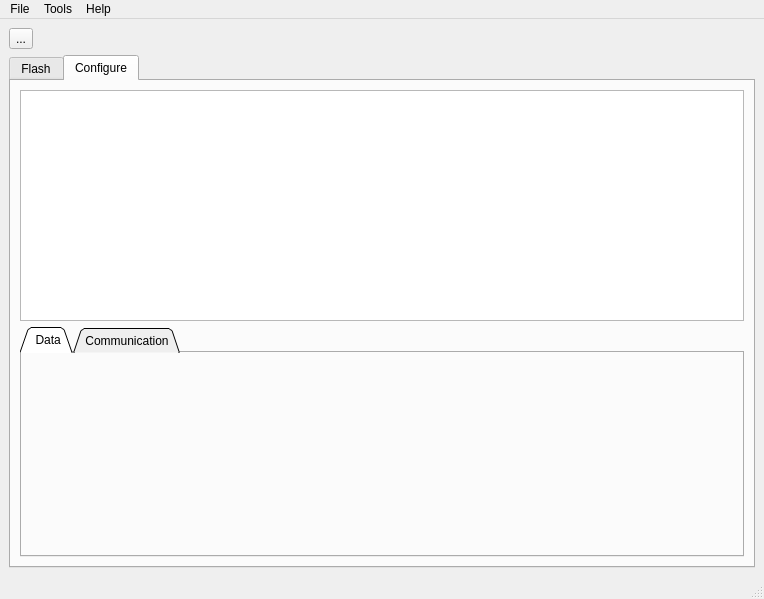
<?xml version="1.0" encoding="UTF-8"?>
<ui version="4.0">
 <class>MainWindow</class>
 <widget class="QMainWindow" name="MainWindow">
  <property name="geometry">
   <rect>
    <x>0</x>
    <y>0</y>
    <width>764</width>
    <height>599</height>
   </rect>
  </property>
  <property name="windowTitle">
   <string>MainWindow</string>
  </property>
  <widget class="QWidget" name="centralwidget">
   <layout class="QGridLayout" name="gridLayout">
    <item row="2" column="0">
     <widget class="QTabWidget" name="tabWgt_main">
      <property name="tabShape">
       <enum>QTabWidget::Rounded</enum>
      </property>
      <property name="currentIndex">
       <number>1</number>
      </property>
      <property name="elideMode">
       <enum>Qt::ElideLeft</enum>
      </property>
      <widget class="QWidget" name="tab_Flash">
       <attribute name="title">
        <string>Flash</string>
       </attribute>
       <layout class="QGridLayout" name="gridLayout_3">
        <item row="1" column="0">
         <spacer name="verticalSpacer_2">
          <property name="orientation">
           <enum>Qt::Vertical</enum>
          </property>
          <property name="sizeType">
           <enum>QSizePolicy::Preferred</enum>
          </property>
          <property name="sizeHint" stdset="0">
           <size>
            <width>20</width>
            <height>40</height>
           </size>
          </property>
         </spacer>
        </item>
        <item row="3" column="0">
         <spacer name="verticalSpacer">
          <property name="orientation">
           <enum>Qt::Vertical</enum>
          </property>
          <property name="sizeType">
           <enum>QSizePolicy::Preferred</enum>
          </property>
          <property name="sizeHint" stdset="0">
           <size>
            <width>20</width>
            <height>40</height>
           </size>
          </property>
         </spacer>
        </item>
        <item row="2" column="0">
         <layout class="QHBoxLayout" name="horizontalLayout_3" stretch="0,1,0,0,0">
          <item>
           <spacer name="horizontalSpacer_5">
            <property name="orientation">
             <enum>Qt::Horizontal</enum>
            </property>
            <property name="sizeHint" stdset="0">
             <size>
              <width>40</width>
              <height>20</height>
             </size>
            </property>
           </spacer>
          </item>
          <item>
           <widget class="QProgressBar" name="progressBar">
            <property name="value">
             <number>24</number>
            </property>
            <property name="textVisible">
             <bool>true</bool>
            </property>
            <property name="orientation">
             <enum>Qt::Horizontal</enum>
            </property>
           </widget>
          </item>
          <item>
           <spacer name="horizontalSpacer">
            <property name="orientation">
             <enum>Qt::Horizontal</enum>
            </property>
            <property name="sizeHint" stdset="0">
             <size>
              <width>40</width>
              <height>20</height>
             </size>
            </property>
           </spacer>
          </item>
          <item>
           <widget class="QPushButton" name="pushBtn_Flash">
            <property name="text">
             <string>Flash</string>
            </property>
            <property name="icon">
             <iconset resource="img.qrc">
              <normaloff>:/icon/Resources/icon/download.png</normaloff>:/icon/Resources/icon/download.png</iconset>
            </property>
            <property name="iconSize">
             <size>
              <width>24</width>
              <height>24</height>
             </size>
            </property>
           </widget>
          </item>
          <item>
           <spacer name="horizontalSpacer_6">
            <property name="orientation">
             <enum>Qt::Horizontal</enum>
            </property>
            <property name="sizeHint" stdset="0">
             <size>
              <width>40</width>
              <height>20</height>
             </size>
            </property>
           </spacer>
          </item>
         </layout>
        </item>
        <item row="4" column="0">
         <widget class="QTabWidget" name="tabWgt_subFlash">
          <property name="autoFillBackground">
           <bool>false</bool>
          </property>
          <property name="tabPosition">
           <enum>QTabWidget::South</enum>
          </property>
          <property name="tabShape">
           <enum>QTabWidget::Triangular</enum>
          </property>
          <property name="currentIndex">
           <number>1</number>
          </property>
          <widget class="QWidget" name="tab_Info">
           <attribute name="title">
            <string>Information</string>
           </attribute>
           <widget class="QWidget" name="layoutWidget">
            <property name="geometry">
             <rect>
              <x>0</x>
              <y>0</y>
              <width>281</width>
              <height>311</height>
             </rect>
            </property>
            <layout class="QVBoxLayout" name="verticalLayout">
             <item>
              <widget class="QLabel" name="label">
               <property name="text">
                <string>Performing Steps:</string>
               </property>
              </widget>
             </item>
             <item>
              <widget class="QTableView" name="tableView">
               <property name="showGrid">
                <bool>true</bool>
               </property>
              </widget>
             </item>
            </layout>
           </widget>
          </widget>
          <widget class="QWidget" name="tab_Trace">
           <attribute name="title">
            <string>Trace</string>
           </attribute>
           <layout class="QGridLayout" name="gridLayout_5">
            <item row="0" column="0">
             <layout class="QGridLayout" name="gridLayout_trace"/>
            </item>
           </layout>
          </widget>
         </widget>
        </item>
       </layout>
      </widget>
      <widget class="QWidget" name="tab_Config">
       <attribute name="title">
        <string>Configure</string>
       </attribute>
       <layout class="QGridLayout" name="gridLayout_2">
        <item row="0" column="0">
         <layout class="QVBoxLayout" name="verticalLayout_2">
          <item>
           <widget class="QTableWidget" name="tableWidget"/>
          </item>
          <item>
           <widget class="QTabWidget" name="tabWgt_subCfg">
            <property name="tabPosition">
             <enum>QTabWidget::North</enum>
            </property>
            <property name="tabShape">
             <enum>QTabWidget::Triangular</enum>
            </property>
            <property name="currentIndex">
             <number>0</number>
            </property>
            <property name="elideMode">
             <enum>Qt::ElideRight</enum>
            </property>
            <widget class="QWidget" name="tab_5">
             <attribute name="title">
              <string> Data</string>
             </attribute>
             <layout class="QGridLayout" name="gridLayout_4"/>
            </widget>
            <widget class="QWidget" name="tab_6">
             <attribute name="title">
              <string>Communication</string>
             </attribute>
            </widget>
           </widget>
          </item>
         </layout>
        </item>
       </layout>
      </widget>
     </widget>
    </item>
    <item row="1" column="0">
     <widget class="QToolButton" name="toolBtn_ComCtrl">
      <property name="text">
       <string>...</string>
      </property>
      <property name="icon">
       <iconset resource="img.qrc">
        <normaloff>:/icon/Resources/icon/connect.png</normaloff>:/icon/Resources/icon/connect.png</iconset>
      </property>
      <property name="iconSize">
       <size>
        <width>32</width>
        <height>32</height>
       </size>
      </property>
     </widget>
    </item>
   </layout>
  </widget>
  <widget class="QMenuBar" name="menubar">
   <property name="geometry">
    <rect>
     <x>0</x>
     <y>0</y>
     <width>764</width>
     <height>26</height>
    </rect>
   </property>
   <property name="defaultUp">
    <bool>false</bool>
   </property>
   <widget class="QMenu" name="menuFile">
    <property name="title">
     <string>File</string>
    </property>
    <addaction name="actionOpen"/>
    <addaction name="actionSave"/>
   </widget>
   <widget class="QMenu" name="menuTools">
    <property name="title">
     <string>Tools</string>
    </property>
    <addaction name="actionOption"/>
   </widget>
   <widget class="QMenu" name="menuHelp">
    <property name="title">
     <string>Help</string>
    </property>
   </widget>
   <addaction name="menuFile"/>
   <addaction name="menuTools"/>
   <addaction name="menuHelp"/>
  </widget>
  <widget class="QStatusBar" name="statusbar"/>
  <action name="actionOpen">
   <property name="text">
    <string>Open</string>
   </property>
  </action>
  <action name="actionSave">
   <property name="text">
    <string>Save</string>
   </property>
  </action>
  <action name="actionOption">
   <property name="text">
    <string>Option</string>
   </property>
  </action>
 </widget>
 <resources>
  <include location="img.qrc"/>
 </resources>
 <connections/>
</ui>
